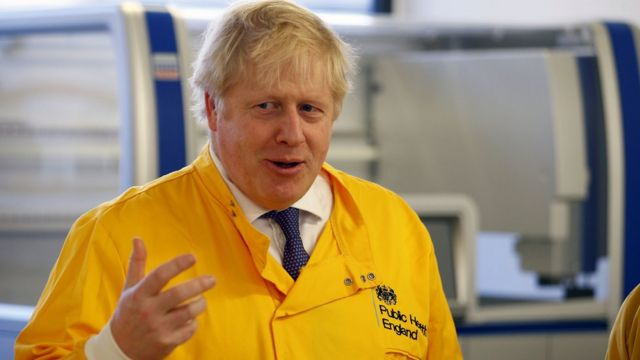
#> input picture 1223機器/img/facemask5.jpg, 640 x 360 px
$ python '鼻子.py'
#> lines starting #> are read from the running program, lines starting #| are printed output that depends on the picture; after the words box and inside, x2 and y2 are one past the last pixel; in counts of white or black regions, pixels touching at a corner belong together
# -*- coding: utf-8 -*-
"""
Created on Thu Dec 23 20:00:37 2021

@author: USER
"""
import cv2

face_cascade=cv2.CascadeClassifier('haarcascade_frontalface_default.xml')
nose_cascade=cv2.CascadeClassifier('haarcascade_mcs_nose.xml')

img = cv2.imread('img/facemask5.jpg')
#> img is the input picture: shape (360, 640, 3); mean B, G, R 101.6, 137, 158.4
gray = cv2.cvtColor(img,cv2.COLOR_BGR2GRAY)
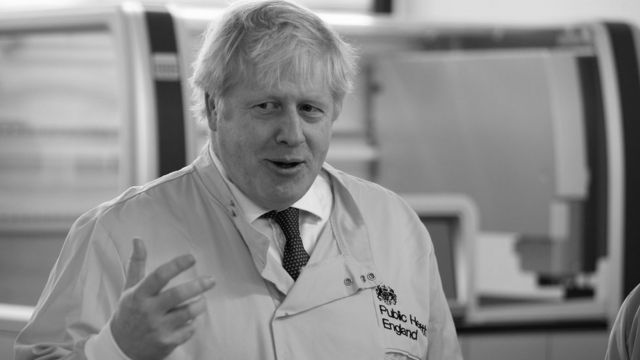
#> gray: shape (360, 640); min 1, max 254, mean 139.4

faces = face_cascade.detectMultiScale(gray,1.3,3)
#> faces = [[229, 62, 121, 121]]

nose = nose_cascade.detectMultiScale(gray,1.3,maxSize=(50,50))
#> nose = [[272, 124, 38, 31]]
people=list()
#rectangle解說網址
#https://blog.gtwang.org/programming/opencv-drawing-functions-tutorial/
for (x,y,w,h) in nose:
    cv2.rectangle(img,(x,y),(x+w,y+h),(255,0,0),2)#畫框
    #print('xywh:',len(nose))
    for (fx,fy,fw,fh) in faces:
        print('fx,fy,fw,fh',len(faces))
        if (fx+fw > x > fx and fy+fh > y > fy and fx not in people):#抓鼻子的位置
            people.append(fx)
            cv2.rectangle(img,(fx,fy),(fx+fw,fy+fh),(0,0,255),3)

        elif (fx in people):
            break
        else:
            cv2.rectangle(img,(fx,fy),(fx+fw,fy+fh),(255,255,0),3)
#> this loop made 1 pass
#| fx,fy,fw,fh 1
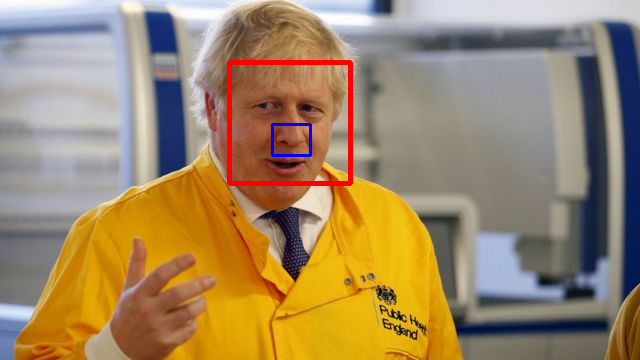
#> img: shape (360, 640, 3); 1.22% of pixels changed, all inside (x1, y1, x2, y2) = (227, 60, 353, 186)
#> after the loop, people = [229]

cv2.imshow('001',img)
cv2.waitKey()
cv2.destroyAllWindows()

$ run again, with 1223機器/img/facemask2.jpg copied over 1223機器/img/facemask5.jpg
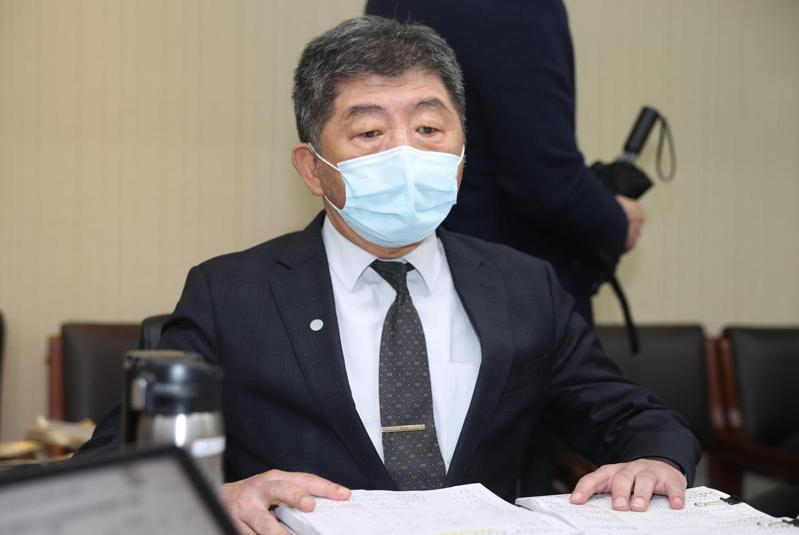
#> input picture 1223機器/img/facemask2.jpg, 799 x 535 px
#> img is the input picture: shape (535, 799, 3); mean B, G, R 108.8, 115.2, 121.5
#> `gray = cv2.cvtColor(img,cv2.COLOR_BGR2GRAY)`:
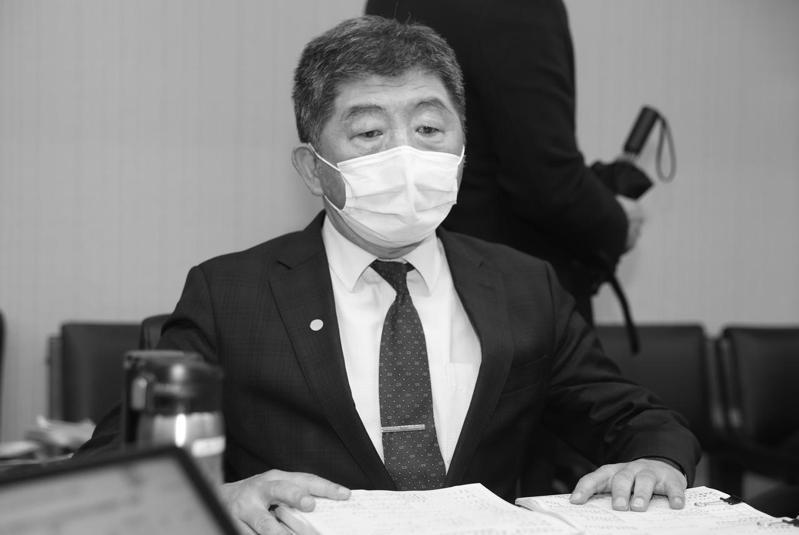
#> gray: shape (535, 799); min 1, max 255, mean 116.4
#> faces = [[314, 71, 172, 172]]
#> nose = [[309, 183, 19, 16]]
#> the loop `for (x,y,w,h) in nose:` made 1 pass
#> (printed output is left out)
#> after the loop `for (x,y,w,h) in nose:`:
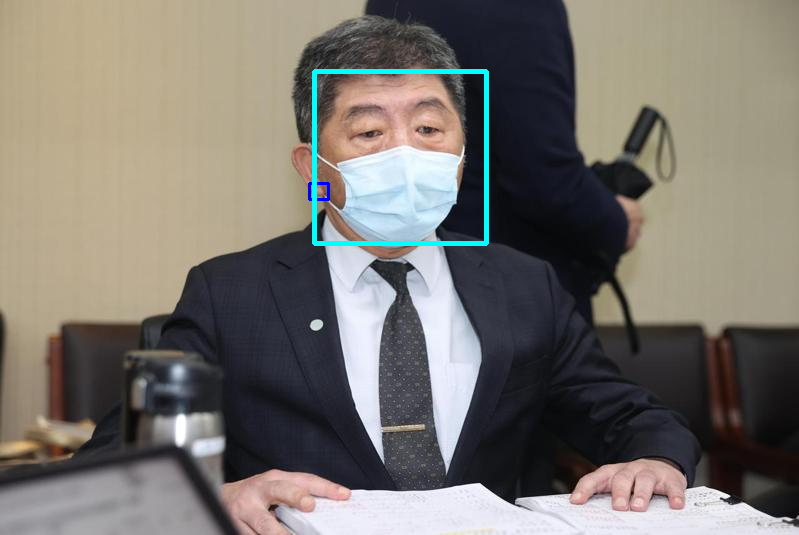
#> img: shape (535, 799, 3); 0.84% of pixels changed, all inside (x1, y1, x2, y2) = (308, 69, 489, 246)
#> after the loop `for (x,y,w,h) in nose:`: people = []

$ run again, with 1223機器/img/facemask3.jpg copied over 1223機器/img/facemask5.jpg
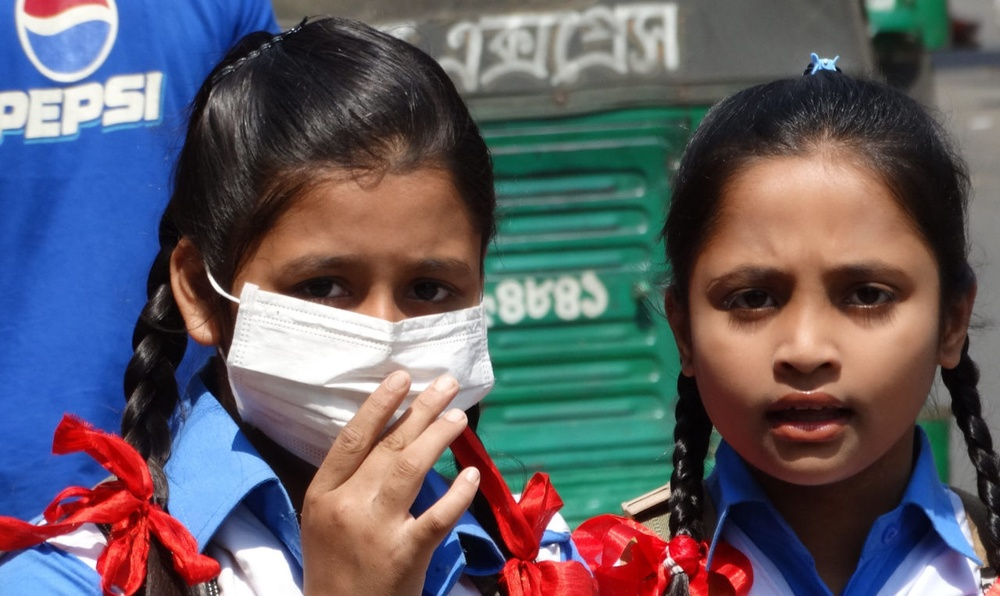
#> input picture 1223機器/img/facemask3.jpg, 1000 x 596 px, shrunk from 1280 x 763 before the run
#> img is the input picture: shape (596, 1000, 3); mean B, G, R 102, 93.9, 98
#> `gray = cv2.cvtColor(img,cv2.COLOR_BGR2GRAY)`:
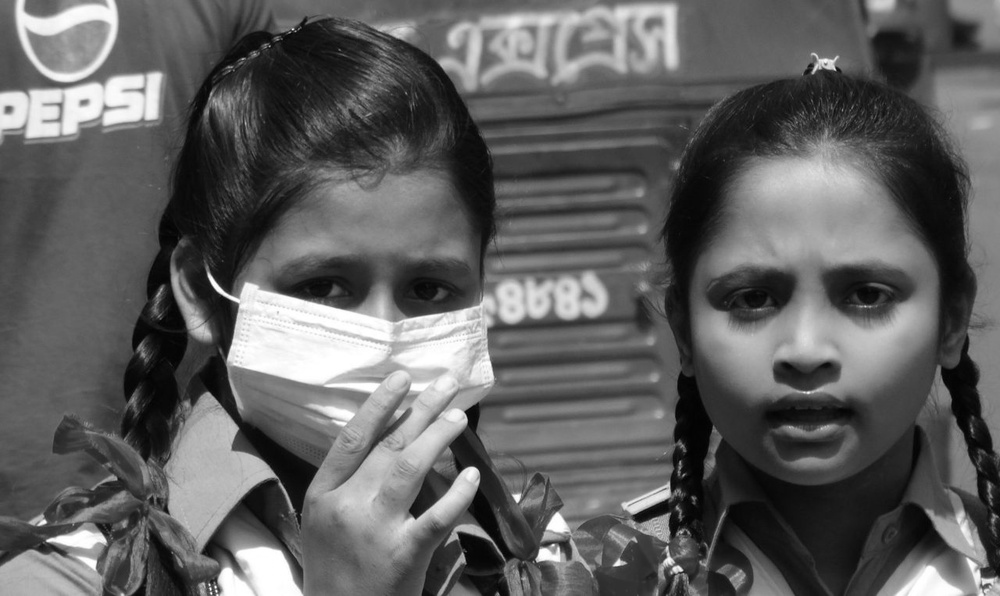
#> gray: shape (596, 1000); min 0, max 255, mean 96
#> faces = [[661, 181, 299, 299]]
#> nose = ()
#> after the loop `for (x,y,w,h) in nose:`: people = []

$ run again, with 1223機器/img/facemask4.jpg copied over 1223機器/img/facemask5.jpg
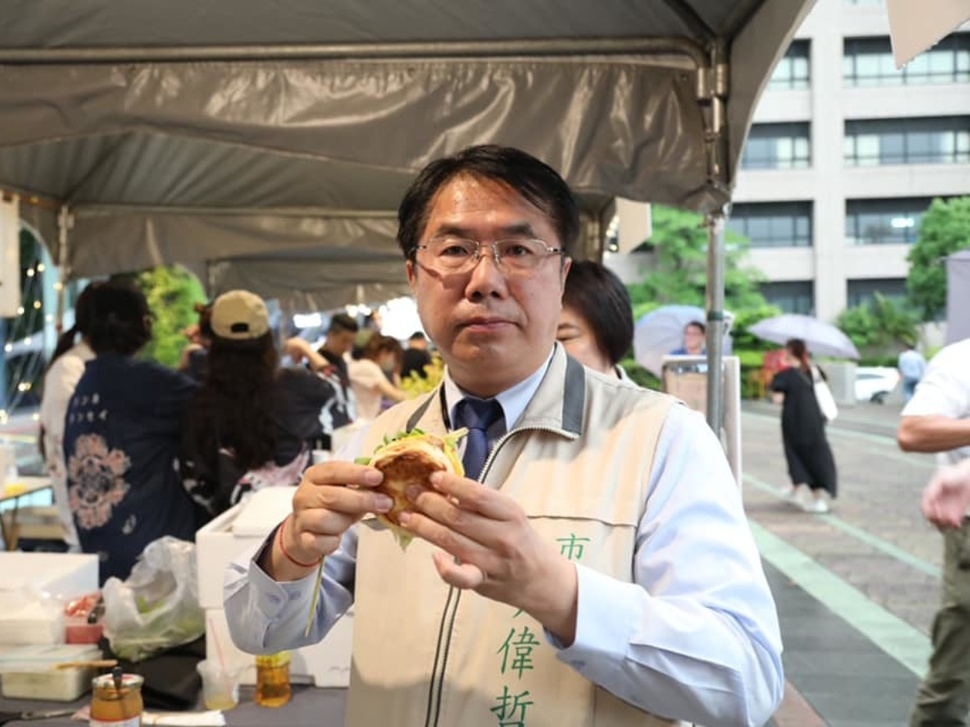
#> input picture 1223機器/img/facemask4.jpg, 970 x 727 px, shrunk from 1140 x 855 before the run
#> img is the input picture: shape (727, 970, 3); mean B, G, R 124, 136.3, 143.7
#> `gray = cv2.cvtColor(img,cv2.COLOR_BGR2GRAY)`:
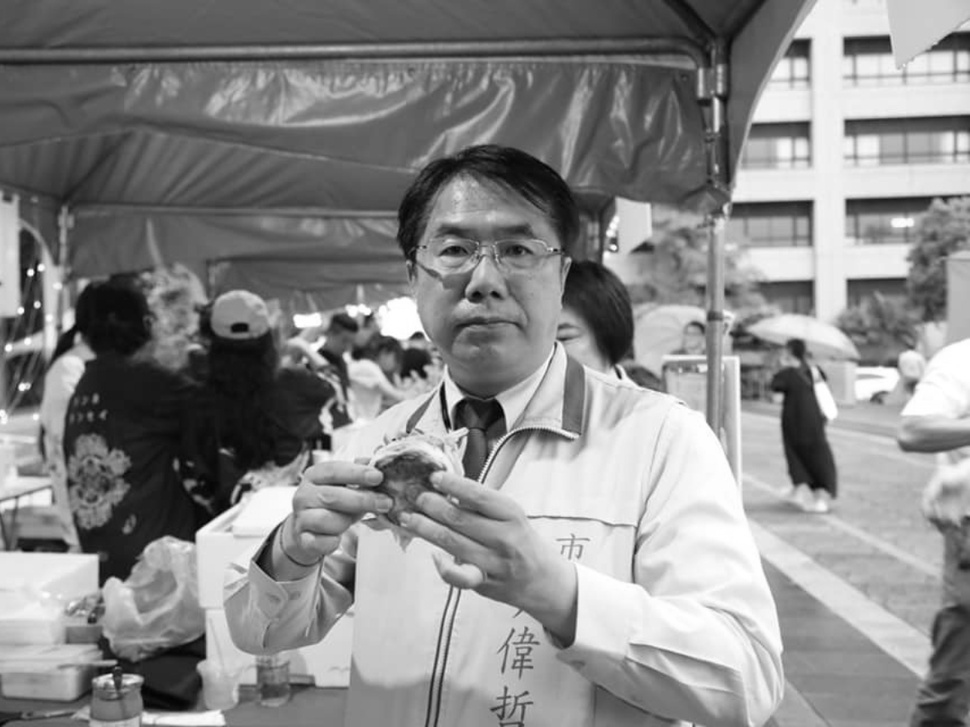
#> gray: shape (727, 970); min 1, max 255, mean 137.1
#> faces = [[255, 578, 56, 56], [396, 177, 179, 179]]
#> nose = [[465, 270, 40, 33], [516, 404, 40, 33]]
#> the loop `for (x,y,w,h) in nose:` made 2 passes
#> (printed output is left out)
#> after the loop `for (x,y,w,h) in nose:`:
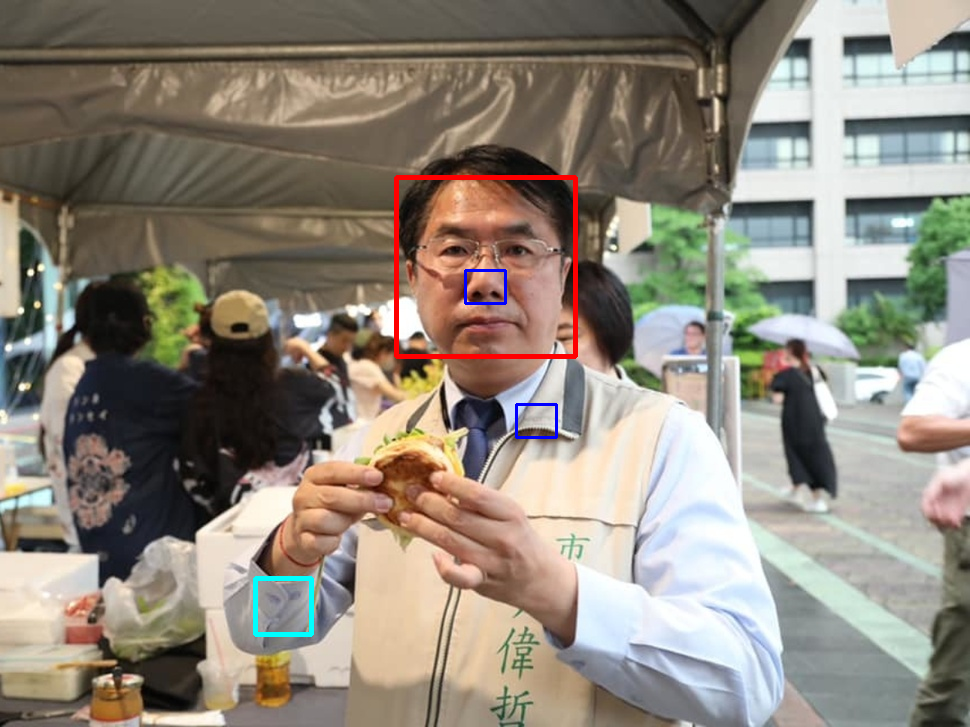
#> img: shape (727, 970, 3); 0.79% of pixels changed, all inside (x1, y1, x2, y2) = (253, 175, 578, 637)
#> after the loop `for (x,y,w,h) in nose:`: people = [396]
